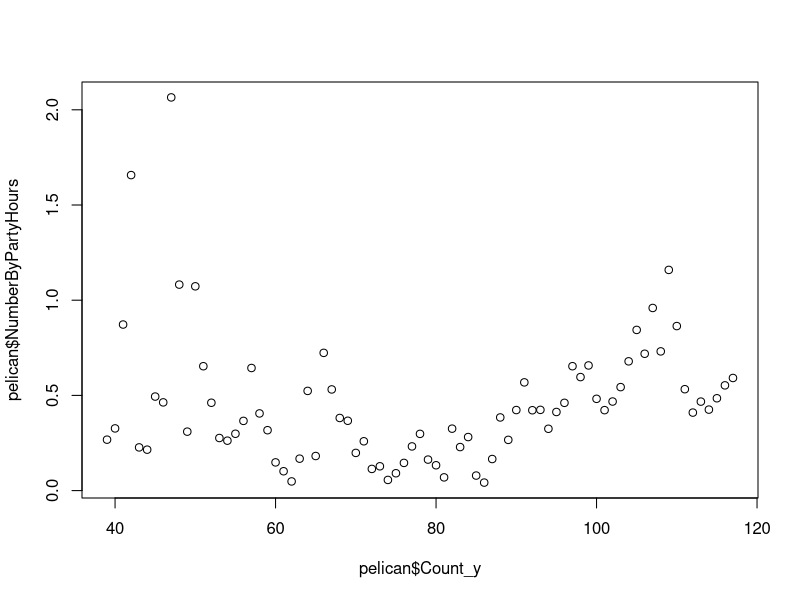

Recreate this plot in R. (Note: this script raises an error after producing the figure.)
pelican<-read.csv("pacificBrownPelican.csv")
pelican<-pelican[-which(pelican$NumberByPartyHours == 0),]

plot(pelican$NumberByPartyHours~pelican$Count_y)

iteration_n = 3000

pelican_bkpts<-bai_perron(pelican$NumberByPartyHours, pelican$Count_yr, "ar", "order=3", 5, 0.15, 3)
pelican_result<-baar(39, pelican$Count_yr, pelican$NumberByPartyHours, iteration_n, 500, jump=0.25, ar=3)

pelican_finbkpts<-NULL

for(i in 1:ncol(pelican_result$Breakpoints)){

	pelican_finbkpts<-c(pelican_finbkpts, na.omit(pelican_result$Breakpoints[,i]), recursive=T)

}

hist(pelican_finbkpts, breaks=78, xlim=c(1,78), ylim=c(0,3000), right=F, xlab="Years Since 1939", ylab=paste("Number of Occurences Out of ", iteration_n, " Iterations"), main="Breakpoint Locations for Brown Pelicans")